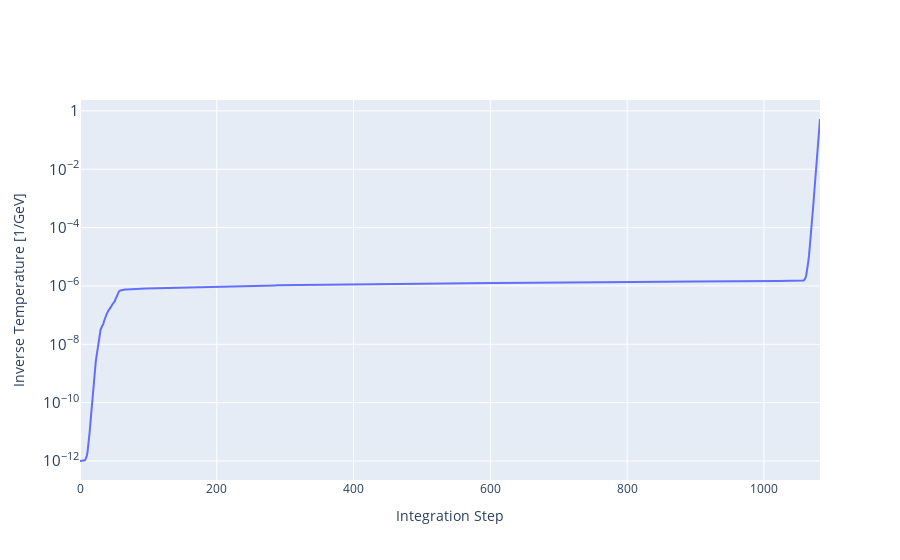
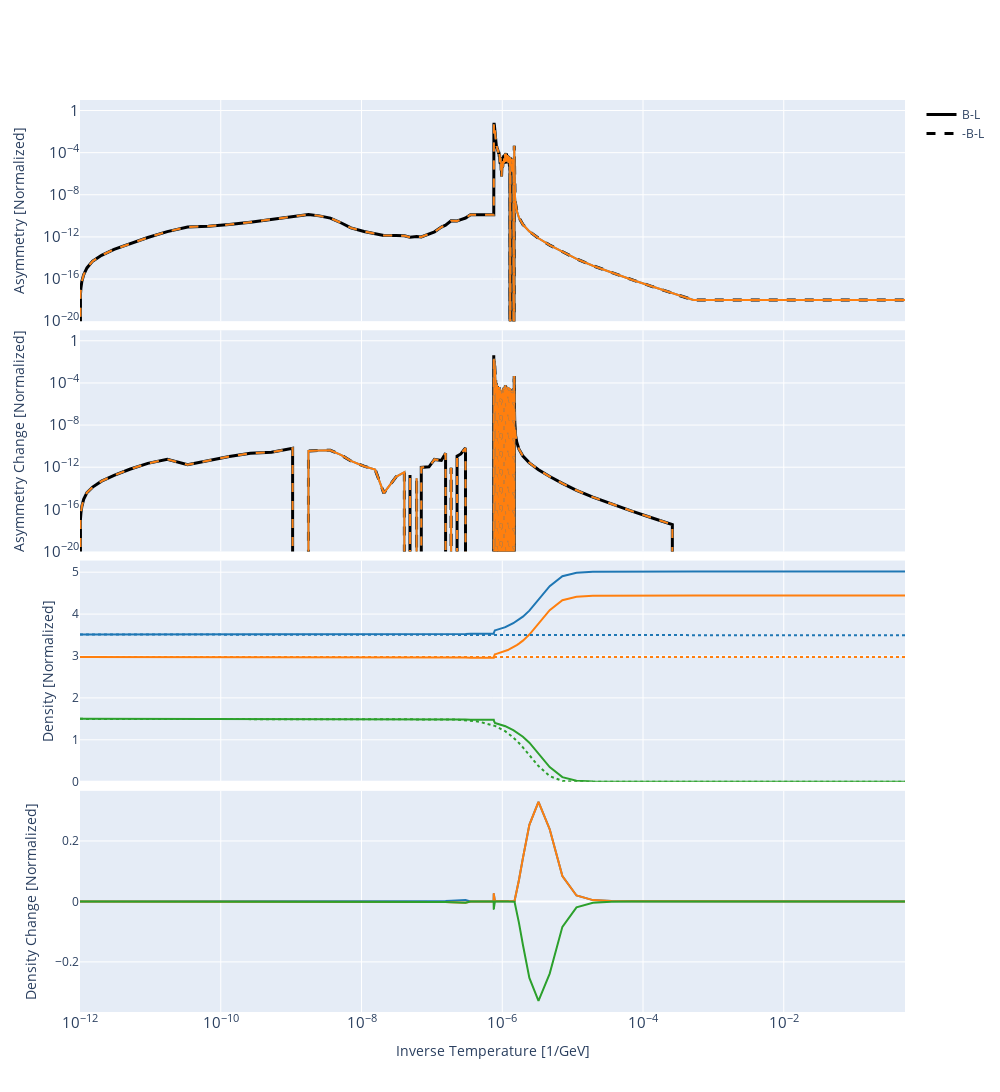

The notebook cell saved with these charts, in order:
### Code cell
data = read_number_density(OUTPUT_DIR / f"decay_n{NUM_N}f{NUM_F}.csv")

display(plot_integration(data))
display(plot_densities(data, PARTICLES))

### Figure 1 — Plotly figure (JSON) as saved in the notebook; plotly's stock layout.template omitted (floating-point values rounded to 4 significant figures; data arrays with more than 128 entries replaced by an {"elided": "..."} marker saying what was removed)
{"data": [{"mode": "lines", "name": "integration evolution", "type": "scatter", "x": {"elided": "1059 int values"}, "y": {"elided": "1059 float values"}}], "layout": {"xaxis": {"title": {"text": "Integration Step"}, "type": "linear"}, "yaxis": {"exponentformat": "power", "title": {"text": "Inverse Temperature [1/GeV]"}, "type": "log"}}}

### Figure 2 — Plotly figure (JSON) as saved in the notebook; plotly's stock layout.template omitted (floating-point values rounded to 4 significant figures; data arrays with more than 128 entries replaced by an {"elided": "..."} marker saying what was removed)
{"data": [{"legendgroup": "B-L", "line": {"color": "black", "width": 3}, "name": "B-L", "showlegend": true, "type": "scatter", "x": {"elided": "1059 float values"}, "xaxis": "x", "y": {"elided": "1059 float values"}, "yaxis": "y"}, {"legendgroup": "B-L", "line": {"color": "black", "dash": "dash", "width": 3}, "name": "-B-L", "showlegend": true, "type": "scatter", "x": {"elided": "1059 float values"}, "xaxis": "x", "y": {"elided": "1059 float values"}, "yaxis": "y"}, {"legendgroup": "H", "line": {"color": "rgb(31, 119, 180)"}, "name": "H", "showlegend": false, "type": "scatter", "x": {"elided": "1059 float values"}, "xaxis": "x", "y": {"elided": "1059 float values"}, "yaxis": "y"}, {"legendgroup": "L1", "line": {"color": "rgb(255, 127, 14)"}, "name": "L1", "showlegend": false, "type": "scatter", "x": {"elided": "1059 float values"}, "xaxis": "x", "y": {"elided": "1059 float values"}, "yaxis": "y"}, {"legendgroup": "N1", "line": {"color": "rgb(44, 160, 44)"}, "name": "N1", "showlegend": false, "type": "scatter", "x": {"elided": "1059 float values"}, "xaxis": "x", "y": {"elided": "1059 int values"}, "yaxis": "y"}, {"legendgroup": "H", "line": {"color": "rgb(31, 119, 180)", "dash": "dash"}, "name": "-H", "showlegend": false, "type": "scatter", "x": {"elided": "1059 float values"}, "xaxis": "x", "y": {"elided": "1059 float values"}, "yaxis": "y"}, {"legendgroup": "L1", "line": {"color": "rgb(255, 127, 14)", "dash": "dash"}, "name": "-L1", "showlegend": false, "type": "scatter", "x": {"elided": "1059 float values"}, "xaxis": "x", "y": {"elided": "1059 float values"}, "yaxis": "y"}, {"legendgroup": "N1", "line": {"color": "rgb(44, 160, 44)", "dash": "dash"}, "name": "-N1", "showlegend": false, "type": "scatter", "x": {"elided": "1059 float values"}, "xaxis": "x", "y": {"elided": "1059 int values"}, "yaxis": "y"}, {"legendgroup": "B-L", "line": {"color": "black", "width": 3}, "name": "B-L", "showlegend": false, "type": "scatter", "x": {"elided": "1059 float values"}, "xaxis": "x2", "y": {"elided": "1059 float values"}, "yaxis": "y2"}, {"legendgroup": "B-L", "line": {"color": "black", "dash": "dash", "width": 3}, "name": "B-L", "showlegend": false, "type": "scatter", "x": {"elided": "1059 float values"}, "xaxis": "x2", "y": {"elided": "1059 float values"}, "yaxis": "y2"}, {"legendgroup": "H", "line": {"color": "rgb(31, 119, 180)"}, "name": "H", "showlegend": false, "type": "scatter", "x": {"elided": "1059 float values"}, "xaxis": "x2", "y": {"elided": "1059 float values"}, "yaxis": "y2"}, {"legendgroup": "L1", "line": {"color": "rgb(255, 127, 14)"}, "name": "L1", "showlegend": false, "type": "scatter", "x": {"elided": "1059 float values"}, "xaxis": "x2", "y": {"elided": "1059 float values"}, "yaxis": "y2"}, {"legendgroup": "N1", "line": {"color": "rgb(44, 160, 44)"}, "name": "N1", "showlegend": false, "type": "scatter", "x": {"elided": "1059 float values"}, "xaxis": "x2", "y": {"elided": "1059 int values"}, "yaxis": "y2"}, {"legendgroup": "H", "line": {"color": "rgb(31, 119, 180)", "dash": "dash"}, "name": "H", "showlegend": false, "type": "scatter", "x": {"elided": "1059 float values"}, "xaxis": "x2", "y": {"elided": "1059 float values"}, "yaxis": "y2"}, {"legendgroup": "L1", "line": {"color": "rgb(255, 127, 14)", "dash": "dash"}, "name": "L1", "showlegend": false, "type": "scatter", "x": {"elided": "1059 float values"}, "xaxis": "x2", "y": {"elided": "1059 float values"}, "yaxis": "y2"}, {"legendgroup": "N1", "line": {"color": "rgb(44, 160, 44)", "dash": "dash"}, "name": "N1", "showlegend": false, "type": "scatter", "x": {"elided": "1059 float values"}, "xaxis": "x2", "y": {"elided": "1059 int values"}, "yaxis": "y2"}, {"legendgroup": "H", "line": {"color": "rgb(31, 119, 180)"}, "name": "H", "showlegend": false, "type": "scatter", "x": {"elided": "1059 float values"}, "xaxis": "x3", "y": {"elided": "1059 float values"}, "yaxis": "y3"}, {"legendgroup": "L1", "line": {"color": "rgb(255, 127, 14)"}, "name": "L1", "showlegend": false, "type": "scatter", "x": {"elided": "1059 float values"}, "xaxis": "x3", "y": {"elided": "1059 float values"}, "yaxis": "y3"}, {"legendgroup": "N1", "line": {"color": "rgb(44, 160, 44)"}, "name": "N1", "showlegend": false, "type": "scatter", "x": {"elided": "1059 float values"}, "xaxis": "x3", "y": {"elided": "1059 float values"}, "yaxis": "y3"}, {"legendgroup": "H", "line": {"color": "rgb(31, 119, 180)", "dash": "dot"}, "name": "eq-H", "showlegend": false, "type": "scatter", "x": {"elided": "1059 float values"}, "xaxis": "x3", "y": {"elided": "1059 float values"}, "yaxis": "y3"}, {"legendgroup": "L1", "line": {"color": "rgb(255, 127, 14)", "dash": "dot"}, "name": "eq-L1", "showlegend": false, "type": "scatter", "x": {"elided": "1059 float values"}, "xaxis": "x3", "y": {"elided": "1059 float values"}, "yaxis": "y3"}, {"legendgroup": "N1", "line": {"color": "rgb(44, 160, 44)", "dash": "dot"}, "name": "eq-N1", "showlegend": false, "type": "scatter", "x": {"elided": "1059 float values"}, "xaxis": "x3", "y": {"elided": "1059 float values"}, "yaxis": "y3"}, {"legendgroup": "H", "line": {"color": "rgb(31, 119, 180)"}, "name": "H", "showlegend": false, "type": "scatter", "x": {"elided": "1059 float values"}, "xaxis": "x4", "y": {"elided": "1059 float values"}, "yaxis": "y4"}, {"legendgroup": "L1", "line": {"color": "rgb(255, 127, 14)"}, "name": "L1", "showlegend": false, "type": "scatter", "x": {"elided": "1059 float values"}, "xaxis": "x4", "y": {"elided": "1059 float values"}, "yaxis": "y4"}, {"legendgroup": "N1", "line": {"color": "rgb(44, 160, 44)"}, "name": "N1", "showlegend": false, "type": "scatter", "x": {"elided": "1059 float values"}, "xaxis": "x4", "y": {"elided": "1059 float values"}, "yaxis": "y4"}], "layout": {"height": 1400, "width": 1000, "xaxis": {"anchor": "y", "domain": [0, 1], "exponentformat": "power", "matches": "x4", "showticklabels": false, "type": "log"}, "xaxis2": {"anchor": "y2", "domain": [0, 1], "exponentformat": "power", "matches": "x4", "showticklabels": false, "type": "log"}, "xaxis3": {"anchor": "y3", "domain": [0, 1], "exponentformat": "power", "matches": "x4", "showticklabels": false, "type": "log"}, "xaxis4": {"anchor": "y4", "domain": [0, 1], "exponentformat": "power", "title": {"text": "Inverse Temperature [1/GeV]"}, "type": "log"}, "yaxis": {"anchor": "x", "domain": [0.7575, 1], "exponentformat": "power", "range": [-20, 1], "title": {"text": "Asymmetry [Normalized]"}, "type": "log"}, "yaxis2": {"anchor": "x2", "domain": [0.505, 0.7475], "exponentformat": "power", "range": [-20, 1], "title": {"text": "Asymmetry Change [Normalized]"}, "type": "log"}, "yaxis3": {"anchor": "x3", "domain": [0.2525, 0.495], "exponentformat": "power", "rangemode": "tozero", "title": {"text": "Density [Normalized]"}, "type": "linear"}, "yaxis4": {"anchor": "x4", "domain": [0, 0.2425], "exponentformat": "power", "rangemode": "tozero", "title": {"text": "Density Change [Normalized]"}, "type": "linear"}}}
